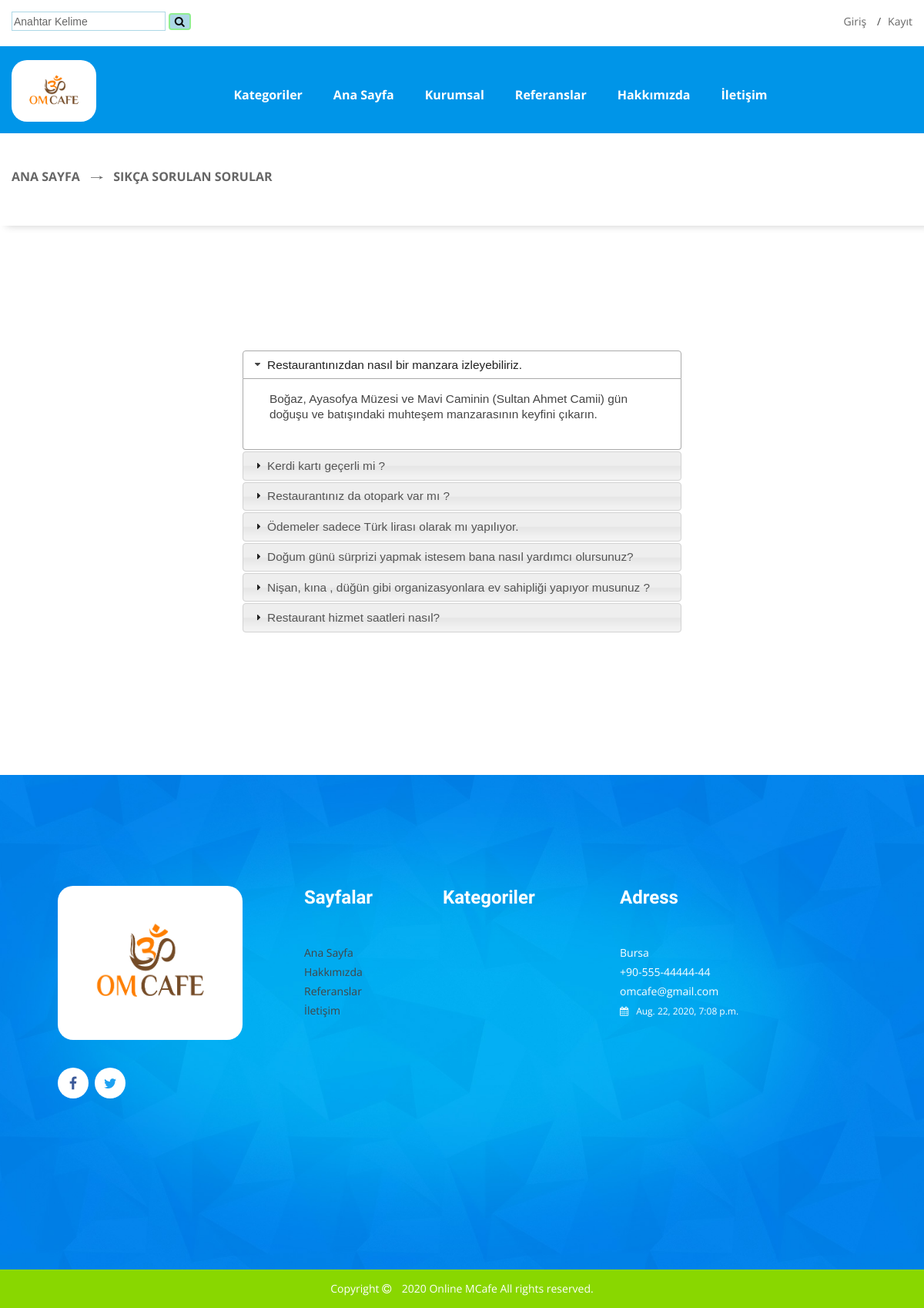
Screenshot of /faq/ with the database file from the repository.
### home/models.py (models this page shows, shortened)
class Ayarlar (models.Model):
    STATUS = (
            ('True', 'Evet'),
            ('False', 'Hayır'),
    )
    baslik=models.CharField(blank=True,max_length=150)
    anahtar_kelime=models.CharField(blank=True,max_length=250)
    company=models.CharField(blank=True,max_length=50)
    adress=models.CharField(blank=True,max_length=150)
    phone=models.CharField(blank=True,max_length=20)
    phone_2=models.CharField(blank=True,max_length=20)
    fax=models.CharField(blank=True,max_length=15)
    email=models.CharField(blank=True,max_length=50)
    smtpserver=models.CharField(blank=True,max_length=20)
    smtpemail=models.CharField(blank=True,max_length=20)
    smtp_password=models.CharField(blank=True,max_length=15)
    smtp_port=models.CharField(blank=True,max_length=5)
    icon=models.ImageField (blank=True, upload_to='images/')
    logo=models.ImageField (blank=True, upload_to='images/')
    facebook=models.CharField(blank=True,max_length=255)
    twitter=models.CharField(blank=True,max_length=50)
    instagram=models.CharField(blank=True,max_length=50)
    hakkimizda=RichTextUploadingField()
    iletisim=RichTextUploadingField()
    referanslar=RichTextUploadingField()
    status=models.CharField(blank=True,max_length=10,choices=STATUS)
    create_at=models.DateTimeField (auto_now_add=True)
    update_at=models.DateTimeField (auto_now=True)

class FAQ(models.Model):
    STATUS = (
            ('True', 'Evet'),
            ('False', 'Hayır'),
    )
    ordernumber=models.IntegerField()
    question=models.CharField(blank=True,max_length=250)
    answer=models.TextField(blank=True)
    status=models.CharField(blank=True,max_length=10,choices=STATUS)
    create_at=models.DateTimeField (auto_now_add=True)
    update_at=models.DateTimeField (auto_now=True)

### menu/models.py (models this page shows, shortened)
class Categori (MPTTModel):
    STATUS = (
            ('True', 'True'),
            ('False', 'False'),
    )
    TYPE = (
            ('menu', 'menu'),
            ('categori', 'categori'),
    )
    title = models.CharField (max_length=100)
    keywords = models.CharField (blank=True,max_length=255)
    description = models.CharField (max_length=255)
    status= models.CharField (max_length=10, choices=STATUS)
    tip= models.CharField (max_length=10, choices=TYPE,blank=True)
    slug = models.SlugField (null=False,unique=True)
    parent = TreeForeignKey('self',blank=True, null=True ,related_name='children', on_delete=models.CASCADE)
    create_at=models.DateTimeField (auto_now_add=True)
    update_at=models.DateTimeField (auto_now=True)
    class MPTTMeta:
        order_insertion_by = ['title']

### home/views.py (the view)
# urls.py: path('faq/', views.faq,name='faq'),
def faq(request):
    faq=FAQ.objects.all().order_by('-ordernumber')
    ayar= Ayarlar.objects.get(pk=1)
    categori= Categori.objects.filter(tip = "categori")
    menu = Categori.objects.filter(tip = "menu")
    menu_icerik = Urun.objects.filter(tip = "menu")
    context={
        'faq':faq,
        'ayar':ayar,
        'categori':categori,
        'menu':menu,
        'menu_icerik':menu_icerik,
    }
    return render(request, 'Faq.html',context)

### home/templates/Faq.html (shortened to what this page needs)
{% extends "homebase.html" %}
    {% block header %}
        {% include "header.html" %}
        {% endblock %}
    {% block content %}
        <div class="ht__bradcaump__area">
		{% load static %}
            <div class="ht__bradcaump__container">
                <div class="container">
                    <div class="row">
                        <div class="col-lg-12">
                            <div class="bradcaump__inner text-center">
                                <nav class="bradcaump-inner">
                                  <a class="breadcrumb-item" href="/">Ana Sayfa</a>
                                  <span class="brd-separetor"><img src="{% static 'images/icons/brad.png' %}" alt="separator images"></span>
                                  <span class="breadcrumb-item active">Sıkça sorulan sorular</span>
                                </nav>
                            </div>
                        </div>
                    </div>
                </div>
            </div>
        </div>
		<section class="dcare__choose__us__area section-padding--lg bg--white">
			<div class="container" style="width:600px;">
			<div id="accordion">
									{% for rs in faq %}
					  <b> {{rs.question}}</b>
					  <div>
						<p>
						{{rs.answer}}
						</p>
					  </div>
  {%endfor%}
  </div>
  </div>
		</section>
        {% endblock %}

### home/templates/homebase.html (shortened to what this page needs)
<!doctype html>
<html class="no-js" lang="zxx">
<head>
    {% load static %}
    <link rel="stylesheet " href="{% static 'css/bootstrap.min.css' %} ">
    <link rel="stylesheet " href="{% static 'css/plugins.css' %} ">
    <link rel="stylesheet " href="{% static 'style.css' %} ">
    <link rel="stylesheet " href="{% static 'css/custom.css' %} ">
    <link rel="stylesheet" href="https://ajax.googleapis.com/ajax/libs/jqueryui/1.11.4/themes/smoothness/jquery-ui.css">
</head>
<body>
    <div class="wrapper " id="wrapper ">
        {% block header %}{% endblock %} {% block sidebar %}{% endblock %} {% block slider %}{% endblock %} {% block content %}{% endblock %} {% block body %}{% endblock %} {% include 'footer.html' %} {% block foot %} {% endblock %}
    </div>
</body>
</html>

### home/templates/header.html (shortened to what this page needs)
<header id="header" class="jnr__header header--one clearfix">
    <div class="junior__header__top">
        <div class="container" style="margin-top:5px;margin-bottom:10px;">
            <div class="row">
                <div class="col-md-5 col-lg-6 col-sm-12">
                    <form action="/search/" class="single__widget search" method="post">
                        <input id="query" name="query" type="text" placeholder="Anahtar Kelime" style="width:200px;height:25px;border:1px solid lightblue;" />
                        <button type="submit" style="border-radius:4px;border:2px solid lightgreen;background-color:lightblue;"><i class="fa fa-search"></i></button>
                    </form>
                </div>
                <div class="col-md-5 col-lg-6 col-sm-12" style="float:right;">
                    <div class="jun__header__top__right">
                        {% if user.id is None %}
                        <ul class="accounting d-flex justify-content-lg-end justify-content-md-end justify-content-start align-items-center">
                            <li><a href="/login/">Giriş</a></li>
                            <li><a href="/join/">Kayıt</a></li>
                        </ul>
                        {% endif %}
                    </div>
                </div>
            </div>
        </div>
    </div>
    {% load static %}
    <div class="mainmenu__wrapper bg__cat--1 poss-relative  ">
        <div class="container">
            <div class="row d-none d-lg-flex">
                <div class="col-sm-4 col-md-6 col-lg-2 order-1 order-lg-1">
                    <div class="logo">
                        <a href="/">
                            <img src="{{ ayar.logo.url }} " alt="logo images" style="width:110px;height:80px;border-radius:20px;background-size:150px 150px;margin-top:-10px;">
                        </a>
                    </div>
                </div>
                <div class="col-sm-4 col-md-2 col-lg-9 order-3 order-lg-2">
                    <div class="mainmenu__wrap">
                        <nav class="mainmenu__nav">
                            <ul class="mainmenu">
                                <li class="drop"><a href="" onclick="return false">Kategoriler</a> {% load mptt_tags %}
                                </li>
                                <li><a href="/">Ana Sayfa</a></li>
                                {% for rs in menu %}
                                <li class="drop"><a href="" onclick="return false">{{rs.title}}</a>
                                </li>
                                {% endfor %}
                                <li><a href="/referans">Referanslar</a></li>
                                <li><a href="/hakimizda">Hakkımızda</a></li>
                                <li><a href="/iletisim">İletişim</a></li>
                            </ul>
                        </nav>
                    </div>
                </div>
            </div>
        </div>
    </div>
</header>

### home/templates/footer.html (shortened to what this page needs)
{% load static %}
<footer id="footer" class="footer-area footer--2">
    <div class="footer__wrapper bg-image--10 section-padding--lg">
        <div class="container" style="width:90%;margin-left:5%;">
            <div class="row">
                <div class="col-lg-3 col-md-6 col-sm-12" style="margin-right:50px;">
                    <div class="footer__widget">
                        <div class="ft__logo">
                            <a href="/">
                                <img src=" {{ayar.logo.url}}" alt="logo images" style="width:400px;height:200px;border-radius:20px;">
                            </a>
                        </div>
                        <div class="ftr__address__inner">
                            <div class="footer__social__icon">
                                <ul class="dacre__social__link--2 d-flex justify-content-start">
                                    <li class="facebook"><a href="{{ayar.facebook}}"><i class="fa fa-facebook"></i></a></li>
                                    <li class="twitter"><a href="{{ayar.twitter}}"><i class="fa fa-twitter"></i></a></li>
                                </ul>
                            </div>
                        </div>
                    </div>
                </div>
                <div class="col-lg-2 col-md-6 col-sm-12 md-mt-40 sm-mt-40">
                    <div class="footer__widget">
                        <h4>Sayfalar</h4>
                        <div class="footer__innner">
                            <div class="ftr__latest__post">
                                <ul>
                                    <li><a href="/">Ana Sayfa</a></li>
                                    <li><a href="/hakimizda">Hakkımızda</a></li>
                                    <li><a href="/referans">Referanslar</a></li>
                                    <li><a href="/iletisim">İletişim</a></li>
                                </ul>
                            </div>
                        </div>
                    </div>
                </div>
                <div class="col-lg-2 col-md-6 col-sm-12 md-mt-40 sm-mt-40" style="margin-right:50px;">
                    <div class="footer__widget">
                        <h4>Kategoriler</h4>
                                {% load mptt_tags %}
                    </div>
                </div>
                <div class="col-lg-3 col-md-6 col-sm-12 md-mt-40 sm-mt-40">
                    <div class="footer__widget">
                        <h4>Adress</h4>
                        <div class="footer__innner">
                            <div class="dcare__twit__wrap">
                                <div class="dcare__twit d-flex">
                                    <div class="dcare__twit__details">
                                        <p>{{ayar.adress}}</p>
                                        <p>{{ayar.phone}}</p>
                                        <p>{{ayar.email}}</p>
                                        <span><i class="fa fa-calendar"></i>{{ayar.update_at}}</span>
                                    </div>
                                </div>
                            </div>
                        </div>
                    </div>
                </div>
            </div>
        </div>
    </div>
    <div class="copyright  bg--theme">
        <div class="container">
            <div class="row align-items-center copyright__wrapper justify-content-center">
                <div class="col-lg-12 col-sm-12 col-md-12">
                    <div class="coppy__right__inner text-center">
                        <p>Copyright <i class="fa fa-copyright"></i> 2020 <a href="/" target="_blank">{{ayar.baslik}}</a> All rights reserved. </p>
                    </div>
                </div>
            </div>
        </div>
    </div>
</footer>

### rows the page displays
Ayarlar: logo (picture), adress "Bursa", phone "+90-555-44444-44", email "omcafe@gmail.com", update_at "Aug. 22, 2020, 7:08 p.m.", baslik "Online MCafe"
Categori: title "Kurumsal"
FAQ: question "Restaurantınızdan nasıl bir manzara izleyebiliriz.", answer "Boğaz, Ayasofya Müzesi ve Mavi Caminin (Sultan Ahmet Camii) gün doğuşu ve batışındaki muhteşem manzarasının keyfini çıkarın."
FAQ: question "Kerdi kartı geçerli mi ?"
FAQ: question "Restaurantınız da otopark var mı ?"
FAQ: question "Ödemeler sadece Türk lirası olarak mı yapılıyor."
FAQ: question "Doğum günü sürprizi yapmak istesem bana nasıl yardımcı olursunuz?"
FAQ: question "Nişan, kına , düğün gibi organizasyonlara ev sahipliği yapıyor musunuz ?"
FAQ: question "Restaurant hizmet saatleri nasıl?"
